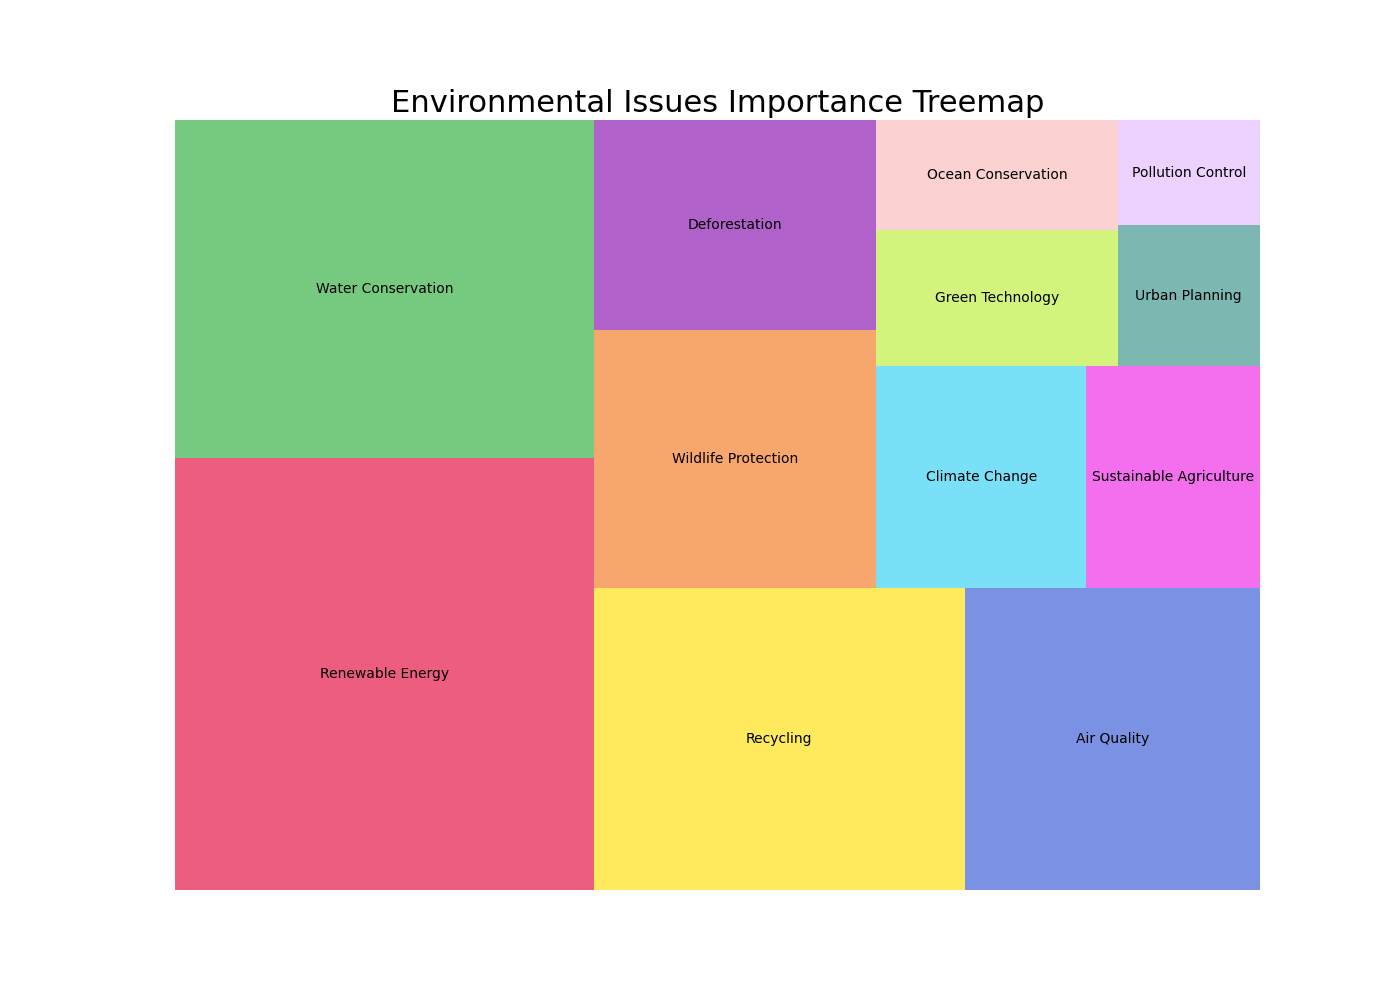

Generate this figure with Python:

import matplotlib.pyplot as plt
import pandas as pd
import squarify

# Define the dataset
data = {
    'Category': ['Renewable Energy', 'Water Conservation', 'Recycling', 'Air Quality', 'Wildlife Protection', 
                 'Deforestation', 'Climate Change', 'Sustainable Agriculture', 'Green Technology', 
                 'Ocean Conservation', 'Urban Planning', 'Pollution Control'],
    'Importance': [25.3, 19.8, 15.7, 12.5, 10.2, 8.3, 6.5, 5.4, 4.6, 3.7, 2.8, 2.1]
}

df = pd.DataFrame(data)

# Define the color scheme
colors = ['#e6194B', '#3cb44b', '#ffe119', '#4363d8', 
          '#f58231', '#911eb4', '#42d4f4', '#f032e6', 
          '#bfef45', '#fabebe', '#469990', '#e6beff']

# Create the figure with specified figure size
fig = plt.figure(figsize=(14, 10))
ax = fig.add_subplot(111, aspect="auto")

# Create a treemap
squarify.plot(sizes=df['Importance'], label=df['Category'], color=colors, alpha=0.7)

# Set the title of the plot
plt.title('Environmental Issues Importance Treemap', fontsize=22)

# Remove the axes
plt.axis('off')

# Show the plot
plt.show()
